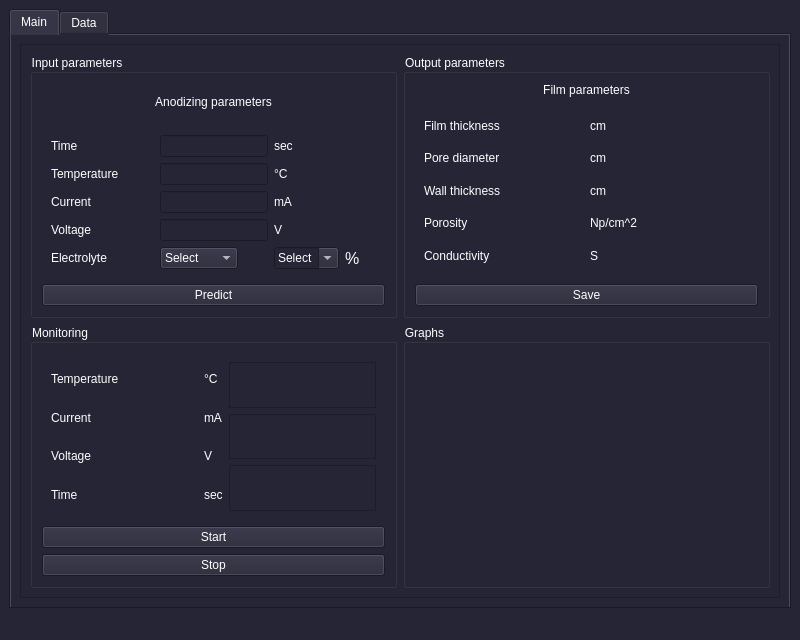
<?xml version="1.0" encoding="UTF-8"?>
<ui version="4.0">
 <class>MainWindow</class>
 <widget class="QMainWindow" name="MainWindow">
  <property name="geometry">
   <rect>
    <x>0</x>
    <y>0</y>
    <width>800</width>
    <height>640</height>
   </rect>
  </property>
  <property name="windowTitle">
   <string>Anodizing Automation</string>
  </property>
  <property name="windowIcon">
   <iconset>
    <normaloff>icons/mainicon.png</normaloff>icons/mainicon.png</iconset>
  </property>
  <property name="styleSheet">
   <string notr="true">background-color: rgb(37, 37, 54);
color: rgb(255, 255, 255);</string>
  </property>
  <widget class="QWidget" name="centralwidget">
   <layout class="QGridLayout" name="gridLayout">
    <item row="0" column="0">
     <widget class="QTabWidget" name="tabWidget">
      <property name="currentIndex">
       <number>0</number>
      </property>
      <widget class="QWidget" name="tab">
       <attribute name="title">
        <string>Main</string>
       </attribute>
       <layout class="QGridLayout" name="gridLayout_3">
        <item row="0" column="0">
         <layout class="QGridLayout" name="gridLayout_2">
          <item row="0" column="0">
           <widget class="QFrame" name="frame">
            <property name="frameShape">
             <enum>QFrame::StyledPanel</enum>
            </property>
            <property name="frameShadow">
             <enum>QFrame::Raised</enum>
            </property>
            <layout class="QGridLayout" name="gridLayout_7">
             <item row="0" column="0">
              <layout class="QGridLayout" name="gridLayout_6" columnstretch="2,2">
               <item row="0" column="0">
                <widget class="QGroupBox" name="groupBox_5">
                 <property name="title">
                  <string>Input parameters</string>
                 </property>
                 <layout class="QGridLayout" name="gridLayout_10">
                  <item row="1" column="1">
                   <widget class="QWidget" name="widget" native="true">
                    <layout class="QGridLayout" name="gridLayout_13">
                     <item row="0" column="0">
                      <layout class="QGridLayout" name="gridLayout_11">
                       <item row="0" column="2">
                        <layout class="QVBoxLayout" name="verticalLayout_12">
                         <item>
                          <widget class="QLabel" name="inMinute_1">
                           <property name="text">
                            <string>sec</string>
                           </property>
                          </widget>
                         </item>
                         <item>
                          <widget class="QLabel" name="inDegree_1">
                           <property name="text">
                            <string>°C</string>
                           </property>
                          </widget>
                         </item>
                         <item>
                          <widget class="QLabel" name="inAmper_1">
                           <property name="text">
                            <string>mA</string>
                           </property>
                          </widget>
                         </item>
                         <item>
                          <widget class="QLabel" name="inVolt_1">
                           <property name="text">
                            <string>V</string>
                           </property>
                          </widget>
                         </item>
                         <item>
                          <layout class="QHBoxLayout" name="horizontalLayout_4">
                           <item>
                            <widget class="QComboBox" name="concentration_cmbx_3">
                             <property name="editable">
                              <bool>true</bool>
                             </property>
                             <item>
                              <property name="text">
                               <string>Select</string>
                              </property>
                             </item>
                             <item>
                              <property name="text">
                               <string>25</string>
                              </property>
                             </item>
                             <item>
                              <property name="text">
                               <string>50</string>
                              </property>
                             </item>
                             <item>
                              <property name="text">
                               <string>75</string>
                              </property>
                             </item>
                            </widget>
                           </item>
                           <item>
                            <widget class="QLabel" name="percent_lbl">
                             <property name="font">
                              <font>
                               <pointsize>12</pointsize>
                              </font>
                             </property>
                             <property name="text">
                              <string>%</string>
                             </property>
                            </widget>
                           </item>
                          </layout>
                         </item>
                        </layout>
                       </item>
                       <item row="0" column="1">
                        <layout class="QVBoxLayout" name="inputParamsLayout_4">
                         <item>
                          <widget class="QLineEdit" name="timeLine_1">
                           <property name="sizePolicy">
                            <sizepolicy hsizetype="Fixed" vsizetype="Fixed">
                             <horstretch>0</horstretch>
                             <verstretch>0</verstretch>
                            </sizepolicy>
                           </property>
                          </widget>
                         </item>
                         <item>
                          <widget class="QLineEdit" name="temperatureLine_1">
                           <property name="sizePolicy">
                            <sizepolicy hsizetype="Fixed" vsizetype="Fixed">
                             <horstretch>0</horstretch>
                             <verstretch>0</verstretch>
                            </sizepolicy>
                           </property>
                          </widget>
                         </item>
                         <item>
                          <widget class="QLineEdit" name="currentLine_1">
                           <property name="sizePolicy">
                            <sizepolicy hsizetype="Fixed" vsizetype="Fixed">
                             <horstretch>0</horstretch>
                             <verstretch>0</verstretch>
                            </sizepolicy>
                           </property>
                          </widget>
                         </item>
                         <item>
                          <widget class="QLineEdit" name="voltageLine_1">
                           <property name="sizePolicy">
                            <sizepolicy hsizetype="Fixed" vsizetype="Fixed">
                             <horstretch>0</horstretch>
                             <verstretch>0</verstretch>
                            </sizepolicy>
                           </property>
                          </widget>
                         </item>
                         <item>
                          <widget class="QComboBox" name="comboBox_1">
                           <property name="sizePolicy">
                            <sizepolicy hsizetype="Fixed" vsizetype="Fixed">
                             <horstretch>0</horstretch>
                             <verstretch>0</verstretch>
                            </sizepolicy>
                           </property>
                           <item>
                            <property name="text">
                             <string>Select</string>
                            </property>
                           </item>
                           <item>
                            <property name="text">
                             <string>H3PO4</string>
                            </property>
                           </item>
                           <item>
                            <property name="text">
                             <string>C2H2O4</string>
                            </property>
                           </item>
                           <item>
                            <property name="text">
                             <string>H3BO3</string>
                            </property>
                           </item>
                          </widget>
                         </item>
                        </layout>
                       </item>
                       <item row="0" column="0">
                        <layout class="QVBoxLayout" name="topInwordParamsLayout_5">
                         <item>
                          <widget class="QLabel" name="inwordTime_1">
                           <property name="text">
                            <string>Time</string>
                           </property>
                          </widget>
                         </item>
                         <item>
                          <widget class="QLabel" name="inwordTemperature_1">
                           <property name="text">
                            <string>Temperature</string>
                           </property>
                          </widget>
                         </item>
                         <item>
                          <widget class="QLabel" name="inwordCurrent_1">
                           <property name="text">
                            <string>Current</string>
                           </property>
                          </widget>
                         </item>
                         <item>
                          <widget class="QLabel" name="inwordVoltage_1">
                           <property name="text">
                            <string>Voltage</string>
                           </property>
                          </widget>
                         </item>
                         <item>
                          <widget class="QLabel" name="inwordElectrolyte_1">
                           <property name="text">
                            <string>Electrolyte</string>
                           </property>
                          </widget>
                         </item>
                        </layout>
                       </item>
                      </layout>
                     </item>
                    </layout>
                   </widget>
                  </item>
                  <item row="2" column="1">
                   <widget class="QPushButton" name="predict_btn">
                    <property name="text">
                     <string>Predict</string>
                    </property>
                   </widget>
                  </item>
                  <item row="0" column="1">
                   <widget class="QLabel" name="anodizingLbl">
                    <property name="text">
                     <string>Anodizing parameters</string>
                    </property>
                    <property name="alignment">
                     <set>Qt::AlignCenter</set>
                    </property>
                   </widget>
                  </item>
                 </layout>
                </widget>
               </item>
               <item row="0" column="1">
                <widget class="QGroupBox" name="groupBox_6">
                 <property name="title">
                  <string>Output parameters</string>
                 </property>
                 <layout class="QGridLayout" name="gridLayout_14">
                  <item row="2" column="0">
                   <widget class="QPushButton" name="save_btn">
                    <property name="text">
                     <string>Save</string>
                    </property>
                   </widget>
                  </item>
                  <item row="1" column="0">
                   <widget class="QWidget" name="widget_2" native="true">
                    <layout class="QGridLayout" name="gridLayout_16">
                     <item row="1" column="0">
                      <layout class="QGridLayout" name="gridLayout_15">
                       <item row="0" column="1">
                        <layout class="QVBoxLayout" name="verticalLayout_14">
                         <item>
                          <widget class="QLabel" name="f_thickness_lbl">
                           <property name="text">
                            <string>cm</string>
                           </property>
                          </widget>
                         </item>
                         <item>
                          <widget class="QLabel" name="diameter_lbl">
                           <property name="text">
                            <string>cm</string>
                           </property>
                          </widget>
                         </item>
                         <item>
                          <widget class="QLabel" name="w_thickness_lbl">
                           <property name="text">
                            <string>cm</string>
                           </property>
                          </widget>
                         </item>
                         <item>
                          <widget class="QLabel" name="porosity_lbl">
                           <property name="text">
                            <string>Np/cm^2</string>
                           </property>
                          </widget>
                         </item>
                         <item>
                          <widget class="QLabel" name="conductivity_lbl">
                           <property name="text">
                            <string>S</string>
                           </property>
                          </widget>
                         </item>
                        </layout>
                       </item>
                       <item row="0" column="0">
                        <layout class="QVBoxLayout" name="verticalLayout_13">
                         <item>
                          <widget class="QLabel" name="label_37">
                           <property name="text">
                            <string>Film thickness</string>
                           </property>
                          </widget>
                         </item>
                         <item>
                          <widget class="QLabel" name="label_38">
                           <property name="text">
                            <string>Pore diameter</string>
                           </property>
                          </widget>
                         </item>
                         <item>
                          <widget class="QLabel" name="label_39">
                           <property name="text">
                            <string>Wall thickness</string>
                           </property>
                          </widget>
                         </item>
                         <item>
                          <widget class="QLabel" name="label_40">
                           <property name="text">
                            <string>Porosity</string>
                           </property>
                          </widget>
                         </item>
                         <item>
                          <widget class="QLabel" name="label_41">
                           <property name="text">
                            <string>Сonductivity</string>
                           </property>
                          </widget>
                         </item>
                        </layout>
                       </item>
                      </layout>
                     </item>
                    </layout>
                   </widget>
                  </item>
                  <item row="0" column="0">
                   <widget class="QLabel" name="filmLbl">
                    <property name="sizePolicy">
                     <sizepolicy hsizetype="Preferred" vsizetype="Fixed">
                      <horstretch>0</horstretch>
                      <verstretch>0</verstretch>
                     </sizepolicy>
                    </property>
                    <property name="text">
                     <string>Film parameters</string>
                    </property>
                    <property name="alignment">
                     <set>Qt::AlignCenter</set>
                    </property>
                   </widget>
                  </item>
                 </layout>
                </widget>
               </item>
               <item row="1" column="1">
                <widget class="QGroupBox" name="groupBox_7">
                 <property name="title">
                  <string>Graphs</string>
                 </property>
                 <layout class="QGridLayout" name="gridLayout_18">
                  <item row="0" column="0">
                   <layout class="QGridLayout" name="gridLayout_4"/>
                  </item>
                 </layout>
                </widget>
               </item>
               <item row="1" column="0">
                <widget class="QGroupBox" name="groupBox_8">
                 <property name="title">
                  <string>Monitoring</string>
                 </property>
                 <layout class="QGridLayout" name="gridLayout_12">
                  <item row="0" column="1">
                   <widget class="QWidget" name="widget_3" native="true">
                    <layout class="QGridLayout" name="gridLayout_17">
                     <item row="0" column="0">
                      <layout class="QGridLayout" name="gridLayout_8">
                       <item row="0" column="2">
                        <layout class="QVBoxLayout" name="paramsGraphLayout">
                         <item>
                          <widget class="QFrame" name="temperatureGraph">
                           <property name="frameShape">
                            <enum>QFrame::StyledPanel</enum>
                           </property>
                           <property name="frameShadow">
                            <enum>QFrame::Raised</enum>
                           </property>
                          </widget>
                         </item>
                         <item>
                          <widget class="QFrame" name="currentGraph">
                           <property name="frameShape">
                            <enum>QFrame::StyledPanel</enum>
                           </property>
                           <property name="frameShadow">
                            <enum>QFrame::Raised</enum>
                           </property>
                          </widget>
                         </item>
                         <item>
                          <widget class="QFrame" name="voltageGraph">
                           <property name="frameShape">
                            <enum>QFrame::StyledPanel</enum>
                           </property>
                           <property name="frameShadow">
                            <enum>QFrame::Raised</enum>
                           </property>
                          </widget>
                         </item>
                        </layout>
                       </item>
                       <item row="0" column="1">
                        <layout class="QVBoxLayout" name="topInwordParamsLayout_7">
                         <item>
                          <widget class="QLabel" name="inDegree_2">
                           <property name="sizePolicy">
                            <sizepolicy hsizetype="Fixed" vsizetype="Preferred">
                             <horstretch>0</horstretch>
                             <verstretch>0</verstretch>
                            </sizepolicy>
                           </property>
                           <property name="text">
                            <string>°C</string>
                           </property>
                          </widget>
                         </item>
                         <item>
                          <widget class="QLabel" name="inAmper_2">
                           <property name="sizePolicy">
                            <sizepolicy hsizetype="Fixed" vsizetype="Preferred">
                             <horstretch>0</horstretch>
                             <verstretch>0</verstretch>
                            </sizepolicy>
                           </property>
                           <property name="text">
                            <string>mA</string>
                           </property>
                          </widget>
                         </item>
                         <item>
                          <widget class="QLabel" name="inVolt_2">
                           <property name="sizePolicy">
                            <sizepolicy hsizetype="Fixed" vsizetype="Preferred">
                             <horstretch>0</horstretch>
                             <verstretch>0</verstretch>
                            </sizepolicy>
                           </property>
                           <property name="text">
                            <string>V</string>
                           </property>
                          </widget>
                         </item>
                         <item>
                          <widget class="QLabel" name="inMinute_2">
                           <property name="sizePolicy">
                            <sizepolicy hsizetype="Fixed" vsizetype="Preferred">
                             <horstretch>0</horstretch>
                             <verstretch>0</verstretch>
                            </sizepolicy>
                           </property>
                           <property name="text">
                            <string>sec</string>
                           </property>
                          </widget>
                         </item>
                        </layout>
                       </item>
                       <item row="0" column="0">
                        <layout class="QHBoxLayout" name="horizontalLayout">
                         <item>
                          <layout class="QVBoxLayout" name="topInwordParamsLayout_6">
                           <item>
                            <widget class="QLabel" name="inwordTemperature_2">
                             <property name="text">
                              <string>Temperature</string>
                             </property>
                            </widget>
                           </item>
                           <item>
                            <widget class="QLabel" name="inwordCurrent_2">
                             <property name="text">
                              <string>Current</string>
                             </property>
                            </widget>
                           </item>
                           <item>
                            <widget class="QLabel" name="inwordVoltage_2">
                             <property name="text">
                              <string>Voltage</string>
                             </property>
                            </widget>
                           </item>
                           <item>
                            <widget class="QLabel" name="inwordTime_2">
                             <property name="text">
                              <string>Time</string>
                             </property>
                            </widget>
                           </item>
                          </layout>
                         </item>
                        </layout>
                       </item>
                      </layout>
                     </item>
                    </layout>
                   </widget>
                  </item>
                  <item row="1" column="1">
                   <widget class="QPushButton" name="start_btn">
                    <property name="text">
                     <string>Start</string>
                    </property>
                   </widget>
                  </item>
                  <item row="2" column="1">
                   <widget class="QPushButton" name="stop_btn">
                    <property name="text">
                     <string>Stop</string>
                    </property>
                   </widget>
                  </item>
                 </layout>
                </widget>
               </item>
              </layout>
             </item>
            </layout>
           </widget>
          </item>
         </layout>
        </item>
       </layout>
      </widget>
      <widget class="QWidget" name="tab_2">
       <attribute name="title">
        <string>Data</string>
       </attribute>
       <layout class="QGridLayout" name="gridLayout_5">
        <item row="0" column="0">
         <widget class="QFrame" name="frame_2">
          <property name="frameShape">
           <enum>QFrame::StyledPanel</enum>
          </property>
          <property name="frameShadow">
           <enum>QFrame::Raised</enum>
          </property>
          <layout class="QGridLayout" name="gridLayout_24">
           <item row="0" column="0">
            <layout class="QGridLayout" name="gridLayout_21">
             <item row="0" column="0">
              <layout class="QVBoxLayout" name="verticalLayout">
               <item>
                <layout class="QGridLayout" name="gridLayout_22">
                 <item row="0" column="7">
                  <widget class="QLineEdit" name="voltageLine_2">
                   <property name="placeholderText">
                    <string>Voltage</string>
                   </property>
                  </widget>
                 </item>
                 <item row="0" column="5">
                  <widget class="QLineEdit" name="temperatureLine_2">
                   <property name="placeholderText">
                    <string>Temperature</string>
                   </property>
                  </widget>
                 </item>
                 <item row="0" column="2">
                  <widget class="QLineEdit" name="timeLine_2">
                   <property name="placeholderText">
                    <string>Time</string>
                   </property>
                  </widget>
                 </item>
                 <item row="0" column="8">
                  <widget class="QComboBox" name="comboBox_2">
                   <item>
                    <property name="text">
                     <string>Select</string>
                    </property>
                   </item>
                   <item>
                    <property name="text">
                     <string>H3PO4</string>
                    </property>
                   </item>
                   <item>
                    <property name="text">
                     <string>C2H2O4</string>
                    </property>
                   </item>
                   <item>
                    <property name="text">
                     <string>H3BO3</string>
                    </property>
                   </item>
                  </widget>
                 </item>
                 <item row="0" column="6">
                  <widget class="QLineEdit" name="currentLine_2">
                   <property name="placeholderText">
                    <string>Current</string>
                   </property>
                  </widget>
                 </item>
                </layout>
               </item>
               <item>
                <layout class="QGridLayout" name="gridLayout_23">
                 <item row="0" column="1">
                  <widget class="QPushButton" name="reload_btn">
                   <property name="text">
                    <string>Reload</string>
                   </property>
                  </widget>
                 </item>
                 <item row="0" column="3">
                  <widget class="QPushButton" name="search_btn">
                   <property name="text">
                    <string>Search</string>
                   </property>
                  </widget>
                 </item>
                 <item row="0" column="2">
                  <widget class="QPushButton" name="export_btn">
                   <property name="text">
                    <string>Export as csv</string>
                   </property>
                  </widget>
                 </item>
                </layout>
               </item>
              </layout>
             </item>
             <item row="1" column="0">
              <layout class="QGridLayout" name="gridLayout_26">
               <item row="0" column="0">
                <widget class="QTableWidget" name="tableWidget">
                 <property name="sizeAdjustPolicy">
                  <enum>QAbstractScrollArea::AdjustToContents</enum>
                 </property>
                 <attribute name="horizontalHeaderStretchLastSection">
                  <bool>true</bool>
                 </attribute>
                 <attribute name="verticalHeaderDefaultSectionSize">
                  <number>30</number>
                 </attribute>
                 <column>
                  <property name="text">
                   <string>Time</string>
                  </property>
                 </column>
                 <column>
                  <property name="text">
                   <string>Temperature</string>
                  </property>
                 </column>
                 <column>
                  <property name="text">
                   <string>Current</string>
                  </property>
                 </column>
                 <column>
                  <property name="text">
                   <string>Voltage</string>
                  </property>
                 </column>
                 <column>
                  <property name="text">
                   <string>Electrolyte</string>
                  </property>
                 </column>
                 <column>
                  <property name="text">
                   <string>Predicted</string>
                  </property>
                 </column>
                </widget>
               </item>
              </layout>
             </item>
            </layout>
           </item>
          </layout>
         </widget>
        </item>
       </layout>
      </widget>
     </widget>
    </item>
   </layout>
  </widget>
  <widget class="QStatusBar" name="statusbar"/>
 </widget>
 <resources/>
 <connections/>
</ui>
